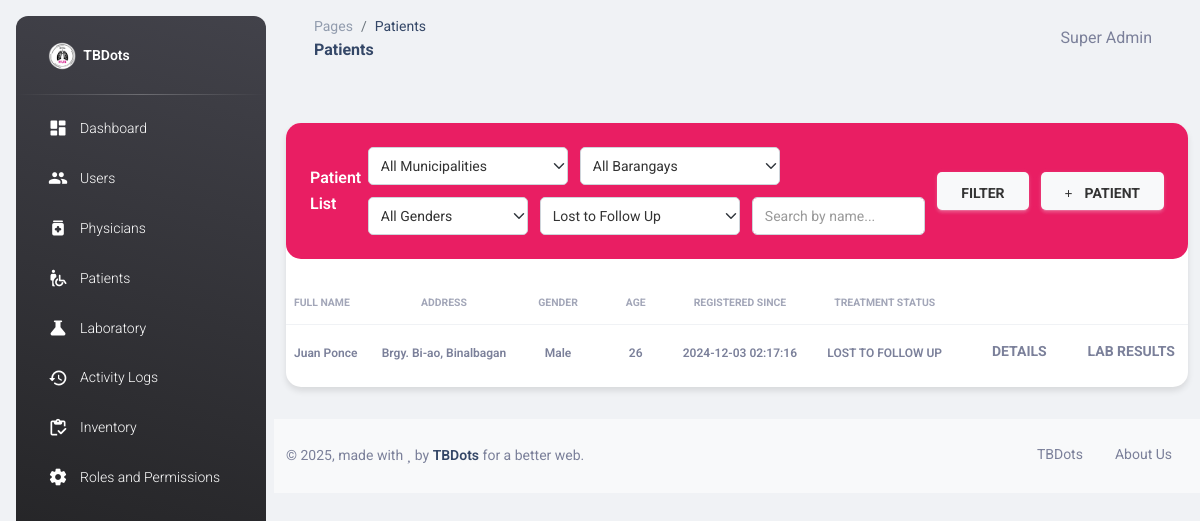
The page /patients.php?outcome=LOST TO FOLLOW UP (signed in) on the database its author committed.
### tables this page shows
CREATE TABLE IF NOT EXISTS `patients` (
  `id` int NOT NULL AUTO_INCREMENT,
  `fullname` text NOT NULL,
  `age` int NOT NULL DEFAULT '0',
  `gender` tinyint NOT NULL DEFAULT '0',
  `contact` varchar(50) DEFAULT NULL,
  `address` text,
  `physician_id` int DEFAULT NULL,
  `location_id` int DEFAULT NULL,
  `lab_results_id` int DEFAULT NULL,
  `updated_at` timestamp NOT NULL DEFAULT CURRENT_TIMESTAMP ON UPDATE CURRENT_TIMESTAMP,
  `created_at` timestamp NOT NULL DEFAULT CURRENT_TIMESTAMP,
  `height` int DEFAULT NULL,
  `dob` date DEFAULT NULL,
  `bcg_scar` enum('Yes','No','Doubtful') DEFAULT NULL,
  `occupation` varchar(100) DEFAULT NULL,
  `phil_health_no` varchar(50) DEFAULT NULL,
  `contact_person` varchar(100) DEFAULT NULL,
  `contact_person_no` varchar(50) DEFAULT NULL,
  PRIMARY KEY (`id`),
  KEY `FK_patients_lab_results` (`lab_results_id`),
  KEY `FK_patients_users` (`physician_id`),
  KEY `idx_fullname` (`fullname`(50)),
  KEY `idx_contact` (`contact`),
  KEY `FK_patients_locations` (`location_id`),
  CONSTRAINT `FK_patients_lab_results` FOREIGN KEY (`lab_results_id`) REFERENCES `lab_results` (`id`),
  CONSTRAINT `FK_patients_locations` FOREIGN KEY (`location_id`) REFERENCES `locations` (`id`),
  CONSTRAINT `FK_patients_users` FOREIGN KEY (`physician_id`) REFERENCES `users` (`id`)
);

### patients.php (the view, shortened to what this page needs)
<?php
require_once "connection/db.php";
include_once('head.php');
$selectedOutcome = isset($_GET['outcome']) ? $_GET['outcome'] : '0';
$searchName = isset($_GET['search']) ? trim($_GET['search']) : '';
$sql = "SELECT DISTINCT p.*,
        b.name as barangay_name,
        m.location as municipality_name,
        lr.treatment_outcome
        FROM patients p
        LEFT JOIN locations l ON p.location_id = l.id
        LEFT JOIN municipalities m ON l.municipality_id = m.id
        LEFT JOIN barangays b ON l.barangay_id = b.id
        LEFT JOIN lab_results lr ON p.id = lr.patient_id
        WHERE 1=1";
if ($selectedOutcome != '0') {
    if ($selectedOutcome == 'NO_RESULTS') {
        $sql .= " AND lr.id IS NULL";
    } else {
        $sql .= " AND lr.treatment_outcome = '$selectedOutcome'";
    }
}
$sql .= " ORDER BY p.created_at DESC";
$patientsData = $conn->query($sql);
?>
<body class="g-sidenav-show  bg-gray-200">
  <?php
    include_once('sidebar.php');
  ?>
  <main class="main-content position-relative max-height-vh-100 h-100 border-radius-lg ">
    <?php
      include_once('navbar.php');
    ?>
    <div class="container-fluid py-4">
      <div class="row">
        <div class="col-12">
          <div class="card my-4">
            <div class="card-header d-flex justify-content-between align-items-center p-4" style="background-color: #E91E63;">
              <div>
                <h6 class="text-white mb-0">Patient List</h6>
              </div>
              <form method="GET" class="d-flex align-items-center gap-2 flex-wrap">
                <div class="d-flex gap-2" style="flex: 1;">
                    <div class="d-flex flex-wrap gap-2 align-items-center" style="flex: 1;">
                        <select name="municipality" class="form-select" style="min-width: 180px; max-width: 200px;">
                            <option value="0">All Municipalities</option>
                        </select>
                        <select name="barangay" class="form-select" style="min-width: 180px; max-width: 200px;">
                            <option value="0">All Barangays</option>
                        </select>
                        <select name="gender" class="form-select" style="min-width: 140px; max-width: 160px;">
                            <option value="0">All Genders</option>
                        </select>
                        <select name="outcome" class="form-select" style="min-width: 180px; max-width: 200px;">
                            <option value="LOST TO FOLLOW UP" <?php echo $selectedOutcome == 'LOST TO FOLLOW UP' ? 'selected' : ''; ?>>Lost to Follow Up</option>
                        </select>
                        <input type="text" name="search" class="form-control" placeholder="Search by name..."
                               value="<?php echo htmlspecialchars($searchName); ?>" style="min-width: 200px; flex: 1;">
                    </div>
                    <div class="d-flex gap-2 align-items-center">
                        <button type="submit" class="btn btn-light">FILTER</button>
                        <button type="button" class="btn btn-light d-flex align-items-center gap-2" onclick="openAddModal()">
                            <i class="fas fa-plus"></i>
                            <span>PATIENT</span>
                        </button>
                    </div>
                </div>
              </form>
            </div>
            <div class="card-body px-0 pb-2">
              <div class="table-responsive p-0">
                <table class="table align-items-center mb-0" id="patientsTable">
                  <thead>
                    <tr>
                      <th class="text-uppercase text-secondary text-xxs font-weight-bolder opacity-7 ps-2">Full name
                      </th>
                      <th class="text-center text-uppercase text-secondary text-xxs font-weight-bolder opacity-7">
                        Address</th>
                      <th class="text-center text-uppercase text-secondary text-xxs font-weight-bolder opacity-7">Gender
                      </th>
                      <th class="text-center text-uppercase text-secondary text-xxs font-weight-bolder opacity-7">Age
                      </th>
                      <th class="text-center text-uppercase text-secondary text-xxs font-weight-bolder opacity-7">
                        Registered Since</th>
                      <th class="text-center text-uppercase text-secondary text-xxs font-weight-bolder opacity-7">
                        Treatment Status</th>
                      <th class="text-secondary opacity-7"></th>
                    </tr>
                  </thead>
                  <tbody>
                    <?php
                        if ($patientsData->num_rows > 0) {
                          while($row = $patientsData->fetch_assoc()) {
                            $address = '';
                            if (!empty($row["barangay_name"])) {
                                $address .= "Brgy. " . htmlspecialchars($row["barangay_name"]);
                            }
                            if (!empty($row["municipality_name"])) {
                                $address .= (!empty($address) ? ", " : "") . htmlspecialchars($row["municipality_name"]);
                            }
                            $stmt = $conn->prepare("SELECT COUNT(*) as count FROM lab_results WHERE patient_id = ?");
                            $stmt->bind_param('i', $row["id"]);
                            $stmt->execute();
                            $result = $stmt->get_result();
                            $labResults = $result->fetch_assoc();
                            echo "
                              <tr>
                                <td><span class='text-secondary text-xs font-weight-bold'>".$row["fullname"]."</span></td>
                                <td class='text-center'>
                                    <span class='text-secondary text-xs font-weight-bold'>".$address."</span>
                                </td>
                                <td class='text-center'><span class='text-secondary text-xs font-weight-bold'>".($row["gender"] == 1 ? "Male" : "Female")."</span></td>
                                <td class='text-center'><span class='text-secondary text-xs font-weight-bold'>".$row["age"]."</span></td>
                                <td class='text-center'><span class='text-secondary text-xs font-weight-bold'>".$row["created_at"]."</span></td>
                                <td class='text-center'>
                                    <span class='text-secondary text-xs font-weight-bold'>" .  (isset($row["treatment_outcome"]) ? htmlspecialchars($row["treatment_outcome"]) : "No Lab Results") . "</span>
                                </td>
                                <td class='align-middle'>
                                  <button onclick='showPatientDetails(".$row["id"].")' class='btn btn-link text-secondary mb-0'>
                                    <i class='fa fa-user text-xs'></i> Details
                                  </button>
                                  " . ($labResults['count'] > 0 ? "
                                  <button onclick='showLabResults(".$row["id"].", \"".htmlspecialchars($row["fullname"], ENT_QUOTES)."\")' class='btn btn-link text-secondary mb-0'>
                                    <i class='fa fa-flask text-xs'></i> Lab Results
                                  </button>" : "") . "
                                    <button onclick='addLogbookEntry(".$row["id"].", \"".htmlspecialchars($row["fullname"], ENT_QUOTES)."\")' class='btn btn-link text-secondary mb-0'>
                                    </button>" .
                                    (in_array(11, $_SESSION['module']) ? "
                                    <button onclick='editPatient(".$row["id"].", ".json_encode($row).")' class='btn btn-link text-secondary mb-0'>
                                    </button>" : "") . "
                                  " . (in_array(12, $_SESSION['module']) ? "
                                    <form method='POST' style='display:inline;' onsubmit='return confirm(\"Are you sure you want to delete this patient?\");'>
                                      <input type='hidden' name='delete_id' value='".$row["id"]."'>
                                    </form>" : "") . "
                                </td>
                              </tr>
                            ";
                          }
                        }
                    ?>
                  </tbody>
                </table>
              </div>
            </div>
          </div>
        </div>
      </div>
    </div>
    <?php include_once('footer.php'); ?>
  </main>
</body>
</html>

### patients.php (style rules this page uses)
.form-control { border: 1px solid #ced4da !important; background-color: #fff !important; padding: 0.375rem 0.75rem !important; }
.card { margin-bottom: 0 !important; }
.btn-link { padding: 0.25rem 0.5rem; text-decoration: none; }
.container-fluid.py-4 { padding-bottom: 0 !important; }
.card-header .btn-light { margin: 0; padding: 0.625rem 1.5rem; font-size: 0.875rem; font-weight: 700; }
.card { border: none; border-radius: 15px; box-shadow: 0 4px 6px rgba(0, 0, 0, 0.1); }
.card-header { border-radius: 15px !important; }
.form-select { height: 40px; border-radius: 5px; }
.form-select option { color: #333; }
.form-control { height: 40px; border-radius: 5px; }
.btn-light { background-color: white; border: none; height: 40px; border-radius: 5px; font-weight: 500; color: #333; }
.form-control::placeholder { color: #999; }
.btn { padding: 0.5rem 1.5rem; font-size: 0.875rem; text-transform: uppercase; }
.form-select, .form-control, .btn-light, .btn-outline-light { border: 1px solid #ced4da; background-color: #fff; color: #333; }
.btn-light { background-color: #f8f9fa; color: #333; }
.card-header { background-color: #E91E63; color: #fff; }
.text-white { color: #fff !important; }
@media (max-width: 1200px) { .form-select, .form-control { min-width: 150px !important; } }
.form-select, .form-control, .btn { height: 38px; padding: 0.375rem 0.75rem; }
.btn { white-space: nowrap; }
@media (max-width: 1400px) { .d-flex.gap-2 { flex-wrap: wrap; } }
@media (max-width: 1400px) { .form-select { flex: 0 0 auto; } }
@media (max-width: 1400px) { .form-control { flex: 1 1 200px; } }
.gap-2 { gap: 0.75rem !important; }
.card-header { background-color: #E91E63; color: #fff; padding: 1rem; }

### rows shown on the page
patients: fullname "Juan Ponce", address "Brgy. Bi-ao, Binalbagan", gender "Male", age "26", created_at "2024-12-03 02:17:16", treatment_outcome "LOST TO FOLLOW UP"

### other values the page prints
str_replace('_', ' ', str_replace('.php', '', $page_name)) "Patients"
$_SESSION['fullname'] "Super Admin"
